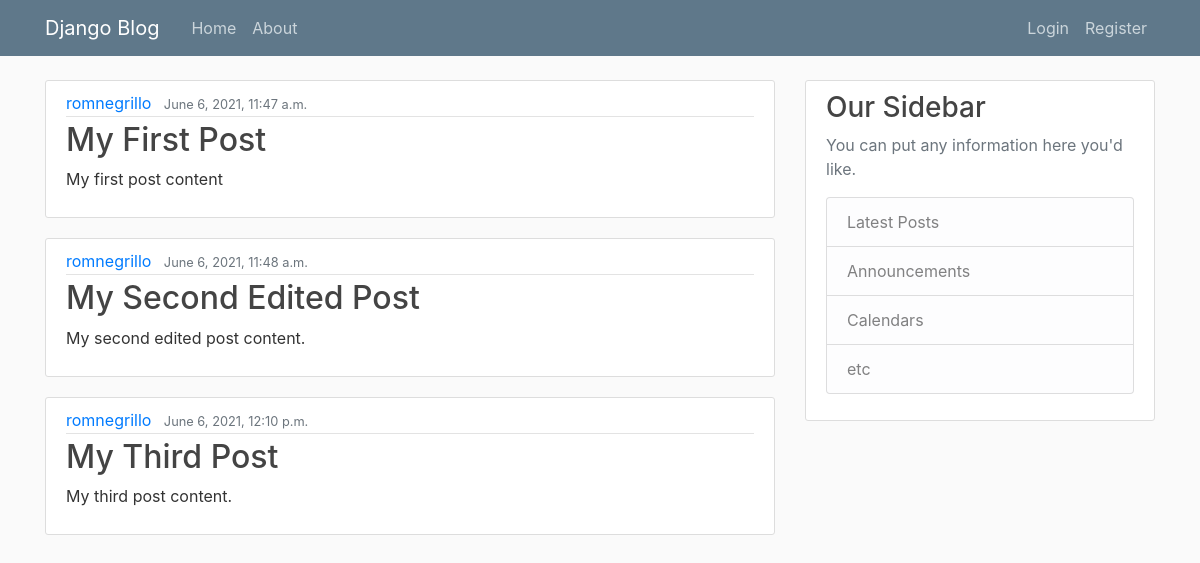
The page / on the database its author committed.
### blog/models.py (models this page shows, shortened)
class Post(models.Model):
    title = models.CharField(max_length = 100)
    content = models.TextField()
    date_posted = models.DateTimeField(default = timezone.now)
    author = models.ForeignKey(User, on_delete = models.CASCADE)

### blog/views.py (the view)
# urls.py: 2. Add a URL to urlpatterns:  path('', views.home, name='home')
def home(request):
    posts = Post.objects.all()
    return render(request, "blog/home.html", {"posts": posts})

### blog/templates/blog/home.html
{% extends "blog/base.html" %}
{% block content %}
    {% for post in posts %}
        <article class="media content-section">
          <div class="media-body">
            <div class="article-metadata">
              <a class="mr-2" href="#">{{ post.author }}</a>
              <small class="text-muted">{{ post.date_posted }}</small>
            </div>
            <h2><a class="article-title" href="#">{{ post.title }}</a></h2>
            <p class="article-content">{{ post.content }}</p>
          </div>
        </article>
    {% endfor %}
{% endblock content %}

### blog/static/blog/css/main.css (style rules this page uses)
body { background: #fafafa; color: #333333; margin-top: 5rem; }
h1, h2, h3, h4, h5, h6 { color: #444444; }
.content-section { background: #ffffff; padding: 10px 20px; border: 1px solid #dddddd; border-radius: 3px; margin-bottom: 20px; }
.article-title { color: #444444; }
.article-content { white-space: pre-line; }
.article-metadata { padding-bottom: 1px; margin-bottom: 4px; border-bottom: 1px solid #e3e3e3 }

### rows shown on the page
Post: author "romnegrillo", date_posted "June 6, 2021, 11:47 a.m.", title "My First Post", content "My first post content"
Post: author "romnegrillo", date_posted "June 6, 2021, 11:48 a.m.", title "My Second Edited Post", content "My second edited post content."
Post: author "romnegrillo", date_posted "June 6, 2021, 12:10 p.m.", title "My Third Post", content "My third post content."
